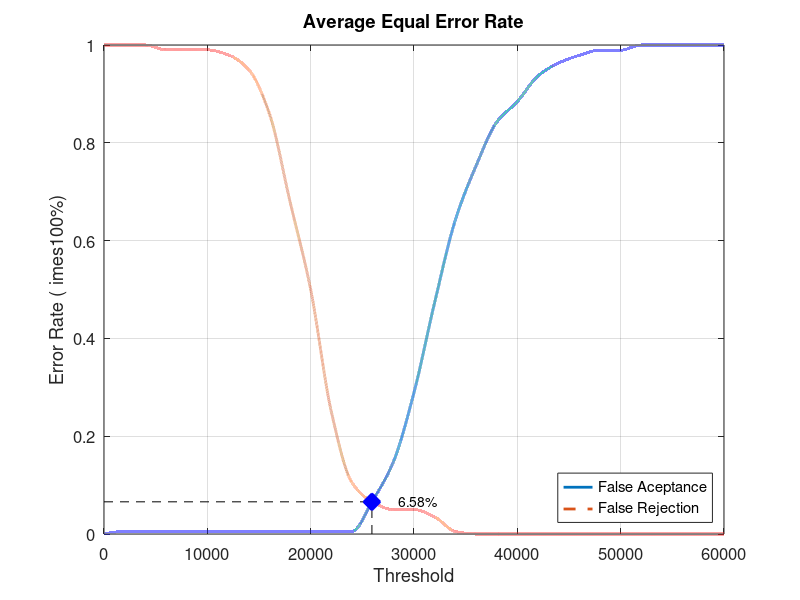
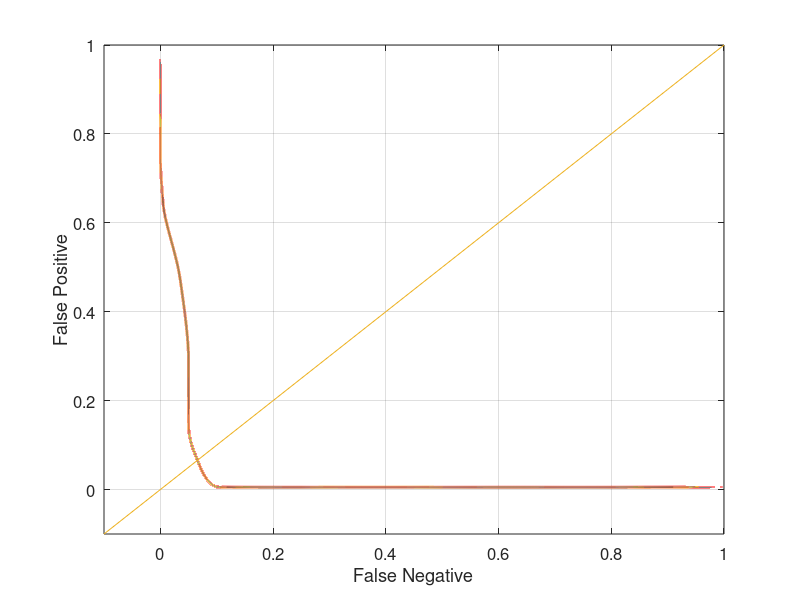

Here is the MATLAB script that generated these plots, in order:
close all;
clear;
clc;
x = 0:2000:60000;
xq = 0:0.5:60000;

y0 = [0 0.00526316 0.00526316 0.00526316 0.00526316 0.00526316 0.00526316 0.00526316 0.00526316 0.00526316 0.00526316 0.00526316 0.00526316 0.0684211 0.147368 0.289474 0.473684 0.642105 0.752632 0.842105 0.884211 0.936842 0.963158 0.978947 0.989474 0.989474 1 1 1 1 1]
yy0 = interp1(x, y0, xq, 'pchip');
y1 = [1 1 1 0.99 0.99 0.99 0.98 0.95 0.86 0.68 0.5 0.25 0.105 0.065 0.05 0.05 0.035 0.005 0 0 0 0 0 0 0 0 0 0 0 0 0]
yy1 = interp1(x, y1, xq, 'pchip');

% Calculating EER: 
y2 = abs(y0 - y1);
find(y2 == min(y2))
yy2 = abs(yy0 - yy1);
xEER = find(yy2 == min(yy2));
xEERIndex = xq(xEER) % X-axis EER
yEER = yy0(xEER) % Y-axis EER

main = figure
plot(xq, yy0,'-','LineWidth', 2);	hold on
plot(xq, yy1,'--','LineWidth', 2);	hold on
plot([xEERIndex xEERIndex], [0 yEER], 'k--');	hold on
plot([0 xEERIndex], [yEER yEER], 'k--');	hold on
plot(xEERIndex, yEER, 'bx', 'LineWidth', 10);	hold on
text(xEERIndex + 10 * xEERIndex / 100, yEER, [num2str(round((10000 * yEER)) / 100) '%'])
legend('False Aceptance', 'False Rejection', 'Location', 'SouthEast')
xlabel('Threshold')
ylabel('Error Rate (	imes100%)')
title('Average Equal Error Rate')
set(gca, 'FontSize', 12)
axis([0 60000 0 1])
grid on

print(main, 'Database5_4Main', '-dpng');
FNRxFPR = figure('Color', [1 1 1]);
plot(yy1, yy0, '-', yy1, yy0, 'LineWidth', 2);
hold on
y = -0.1:0.1:1
plot(y, y); 
set(gca, 'FontSize', 12)
xlabel('False Negative')
ylabel('False Positive')
axis([-0.1 1 -0.1 1])
set(gca, 'FontSize', 12)
grid on

print(FNRxFPR, 'Database5_4FNRxFPR','-dpng');
